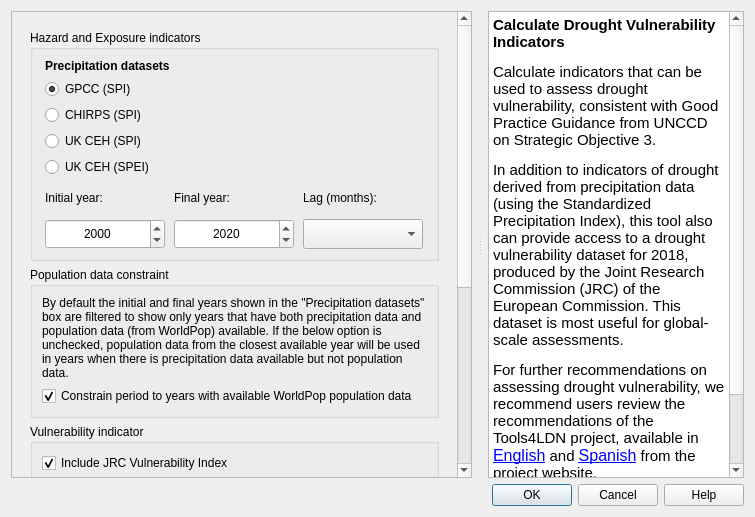
<?xml version="1.0" encoding="UTF-8"?>
<ui version="4.0">
 <class>DlgCalculateOneStep</class>
 <widget class="QDialog" name="DlgCalculateOneStep">
  <property name="geometry">
   <rect>
    <x>0</x>
    <y>0</y>
    <width>755</width>
    <height>517</height>
   </rect>
  </property>
  <property name="sizePolicy">
   <sizepolicy hsizetype="Fixed" vsizetype="Fixed">
    <horstretch>0</horstretch>
    <verstretch>0</verstretch>
   </sizepolicy>
  </property>
  <property name="windowTitle">
   <string>Calculate Precipitation Indices</string>
  </property>
  <property name="toolTip">
   <string>User notes associated with the executed task.</string>
  </property>
  <layout class="QVBoxLayout" name="verticalLayout">
   <item>
    <widget class="QSplitter" name="splitter">
     <property name="orientation">
      <enum>Qt::Horizontal</enum>
     </property>
     <property name="handleWidth">
      <number>16</number>
     </property>
     <widget class="QFrame" name="configurations">
      <property name="sizePolicy">
       <sizepolicy hsizetype="Expanding" vsizetype="Expanding">
        <horstretch>2</horstretch>
        <verstretch>0</verstretch>
       </sizepolicy>
      </property>
      <property name="frameShape">
       <enum>QFrame::NoFrame</enum>
      </property>
      <property name="frameShadow">
       <enum>QFrame::Raised</enum>
      </property>
      <layout class="QVBoxLayout" name="verticalLayout_3">
       <property name="leftMargin">
        <number>0</number>
       </property>
       <property name="topMargin">
        <number>0</number>
       </property>
       <property name="rightMargin">
        <number>0</number>
       </property>
       <property name="bottomMargin">
        <number>0</number>
       </property>
       <item>
        <widget class="QScrollArea" name="scrollArea">
         <property name="widgetResizable">
          <bool>true</bool>
         </property>
         <widget class="QWidget" name="scrollAreaWidgetContents">
          <property name="geometry">
           <rect>
            <x>0</x>
            <y>0</y>
            <width>456</width>
            <height>792</height>
           </rect>
          </property>
          <layout class="QVBoxLayout" name="verticalLayout_7">
           <item>
            <widget class="QFrame" name="setup_frame">
             <property name="frameShape">
              <enum>QFrame::NoFrame</enum>
             </property>
             <property name="frameShadow">
              <enum>QFrame::Raised</enum>
             </property>
             <layout class="QVBoxLayout" name="verticalLayout_4">
              <item>
               <widget class="QGroupBox" name="groupBox_baseline_period">
                <property name="sizePolicy">
                 <sizepolicy hsizetype="Minimum" vsizetype="Fixed">
                  <horstretch>0</horstretch>
                  <verstretch>0</verstretch>
                 </sizepolicy>
                </property>
                <property name="maximumSize">
                 <size>
                  <width>16777215</width>
                  <height>16777215</height>
                 </size>
                </property>
                <property name="title">
                 <string>Hazard and Exposure indicators</string>
                </property>
                <layout class="QGridLayout" name="gridLayout_8">
                 <item row="5" column="1">
                  <widget class="QLabel" name="label_3">
                   <property name="minimumSize">
                    <size>
                     <width>0</width>
                     <height>30</height>
                    </size>
                   </property>
                   <property name="text">
                    <string>Final year:</string>
                   </property>
                  </widget>
                 </item>
                 <item row="6" column="2">
                  <widget class="QComboBox" name="lag_cb">
                   <property name="minimumSize">
                    <size>
                     <width>0</width>
                     <height>30</height>
                    </size>
                   </property>
                   <property name="maximumSize">
                    <size>
                     <width>120</width>
                     <height>35</height>
                    </size>
                   </property>
                  </widget>
                 </item>
                 <item row="6" column="0">
                  <widget class="QDateEdit" name="year_initial_de">
                   <property name="sizePolicy">
                    <sizepolicy hsizetype="Minimum" vsizetype="Minimum">
                     <horstretch>0</horstretch>
                     <verstretch>0</verstretch>
                    </sizepolicy>
                   </property>
                   <property name="minimumSize">
                    <size>
                     <width>0</width>
                     <height>30</height>
                    </size>
                   </property>
                   <property name="maximumSize">
                    <size>
                     <width>120</width>
                     <height>35</height>
                    </size>
                   </property>
                   <property name="toolTip">
                    <string>Select the initial year, should be less than the final year.</string>
                   </property>
                   <property name="alignment">
                    <set>Qt::AlignCenter</set>
                   </property>
                   <property name="dateTime">
                    <datetime>
                     <hour>0</hour>
                     <minute>0</minute>
                     <second>0</second>
                     <year>2000</year>
                     <month>1</month>
                     <day>1</day>
                    </datetime>
                   </property>
                   <property name="displayFormat">
                    <string notr="true">yyyy</string>
                   </property>
                   <property name="date">
                    <date>
                     <year>2000</year>
                     <month>1</month>
                     <day>1</day>
                    </date>
                   </property>
                  </widget>
                 </item>
                 <item row="5" column="0">
                  <widget class="QLabel" name="label_10">
                   <property name="minimumSize">
                    <size>
                     <width>0</width>
                     <height>30</height>
                    </size>
                   </property>
                   <property name="font">
                    <font>
                     <weight>50</weight>
                     <bold>false</bold>
                    </font>
                   </property>
                   <property name="text">
                    <string>Initial year:</string>
                   </property>
                  </widget>
                 </item>
                 <item row="4" column="0" colspan="3">
                  <layout class="QGridLayout" name="gridLayout_2">
                   <item row="3" column="0">
                    <widget class="QRadioButton" name="precip_ukceh_spi_radio">
                     <property name="text">
                      <string>UK CEH (SPI)</string>
                     </property>
                    </widget>
                   </item>
                   <item row="1" column="0">
                    <widget class="QRadioButton" name="precip_gpcc_radio">
                     <property name="text">
                      <string>GPCC (SPI)</string>
                     </property>
                     <property name="checked">
                      <bool>true</bool>
                     </property>
                    </widget>
                   </item>
                   <item row="2" column="0">
                    <widget class="QRadioButton" name="precip_chirps_radio">
                     <property name="enabled">
                      <bool>true</bool>
                     </property>
                     <property name="text">
                      <string>CHIRPS (SPI)</string>
                     </property>
                     <property name="checkable">
                      <bool>true</bool>
                     </property>
                     <property name="checked">
                      <bool>false</bool>
                     </property>
                    </widget>
                   </item>
                   <item row="4" column="0">
                    <widget class="QRadioButton" name="precip_ukceh_spei_radio">
                     <property name="text">
                      <string>UK CEH (SPEI)</string>
                     </property>
                    </widget>
                   </item>
                   <item row="0" column="0">
                    <widget class="QLabel" name="label_2">
                     <property name="font">
                      <font>
                       <weight>75</weight>
                       <bold>true</bold>
                      </font>
                     </property>
                     <property name="text">
                      <string>Precipitation datasets</string>
                     </property>
                    </widget>
                   </item>
                  </layout>
                 </item>
                 <item row="6" column="1">
                  <widget class="QDateEdit" name="year_final_de">
                   <property name="sizePolicy">
                    <sizepolicy hsizetype="Minimum" vsizetype="Minimum">
                     <horstretch>0</horstretch>
                     <verstretch>0</verstretch>
                    </sizepolicy>
                   </property>
                   <property name="minimumSize">
                    <size>
                     <width>0</width>
                     <height>30</height>
                    </size>
                   </property>
                   <property name="maximumSize">
                    <size>
                     <width>120</width>
                     <height>35</height>
                    </size>
                   </property>
                   <property name="toolTip">
                    <string>Select the final year, should be great than the initial year</string>
                   </property>
                   <property name="alignment">
                    <set>Qt::AlignCenter</set>
                   </property>
                   <property name="displayFormat">
                    <string notr="true">yyyy</string>
                   </property>
                   <property name="date">
                    <date>
                     <year>2020</year>
                     <month>1</month>
                     <day>1</day>
                    </date>
                   </property>
                  </widget>
                 </item>
                 <item row="5" column="2">
                  <widget class="QLabel" name="label">
                   <property name="text">
                    <string>Lag (months):</string>
                   </property>
                  </widget>
                 </item>
                </layout>
               </widget>
              </item>
              <item>
               <widget class="QGroupBox" name="groupBox_population_constraint">
                <property name="title">
                 <string>Population data constraint</string>
                </property>
                <layout class="QGridLayout" name="gridLayout_population">
                 <item row="1" column="0">
                  <widget class="QCheckBox" name="constrain_to_population_cb">
                   <property name="text">
                    <string>Constrain period to years with available WorldPop population data</string>
                   </property>
                   <property name="checked">
                    <bool>true</bool>
                   </property>
                  </widget>
                 </item>
                 <item row="0" column="0">
                  <widget class="QLabel" name="label_4">
                   <property name="text">
                    <string>By default the initial and final years shown in the &quot;Precipitation datasets&quot; box are filtered to show only years that have both precipitation data and population data (from WorldPop) available. If the below option is unchecked, population data from the closest available year will be used in years when there is precipitation data available but not population data.</string>
                   </property>
                   <property name="wordWrap">
                    <bool>true</bool>
                   </property>
                  </widget>
                 </item>
                </layout>
               </widget>
              </item>
              <item>
               <widget class="QGroupBox" name="groupBox_3">
                <property name="title">
                 <string>Vulnerability indicator</string>
                </property>
                <layout class="QGridLayout" name="gridLayout">
                 <item row="0" column="0">
                  <widget class="QCheckBox" name="checkBox">
                   <property name="text">
                    <string>Include JRC Vulnerability Index</string>
                   </property>
                   <property name="checked">
                    <bool>true</bool>
                   </property>
                  </widget>
                 </item>
                </layout>
               </widget>
              </item>
             </layout>
            </widget>
           </item>
           <item>
            <layout class="QHBoxLayout" name="horizontalLayout">
             <property name="leftMargin">
              <number>5</number>
             </property>
             <property name="rightMargin">
              <number>9</number>
             </property>
             <property name="bottomMargin">
              <number>4</number>
             </property>
             <item>
              <widget class="QLabel" name="region_la">
               <property name="toolTip">
                <string>The current selected region of interest</string>
               </property>
               <property name="text">
                <string/>
               </property>
               <property name="wordWrap">
                <bool>true</bool>
               </property>
              </widget>
             </item>
             <item>
              <widget class="QPushButton" name="region_button">
               <property name="toolTip">
                <string>&lt;html&gt;&lt;head/&gt;&lt;body&gt;&lt;p&gt;Opens settings dialog in order to change region of interest.&lt;/p&gt;&lt;/body&gt;&lt;/html&gt;</string>
               </property>
               <property name="text">
                <string>Change region</string>
               </property>
              </widget>
             </item>
            </layout>
           </item>
           <item>
            <widget class="QLabel" name="execution_name_la">
             <property name="text">
              <string>Execution name:</string>
             </property>
            </widget>
           </item>
           <item>
            <widget class="QLineEdit" name="execution_name_le">
             <property name="toolTip">
              <string>&lt;html&gt;&lt;head/&gt;&lt;body&gt;&lt;p&gt;Input for the name that will be assigned to the execution task, if not filled the algorithm name will be used as the task name.&lt;/p&gt;&lt;/body&gt;&lt;/html&gt;</string>
             </property>
            </widget>
           </item>
           <item>
            <widget class="QLabel" name="task_notes_la">
             <property name="text">
              <string>Notes:</string>
             </property>
            </widget>
           </item>
           <item>
            <widget class="QTextEdit" name="task_notes">
             <property name="sizePolicy">
              <sizepolicy hsizetype="Expanding" vsizetype="Minimum">
               <horstretch>0</horstretch>
               <verstretch>0</verstretch>
              </sizepolicy>
             </property>
             <property name="minimumSize">
              <size>
               <width>0</width>
               <height>0</height>
              </size>
             </property>
             <property name="maximumSize">
              <size>
               <width>16777215</width>
               <height>100</height>
              </size>
             </property>
             <property name="toolTip">
              <string>User notes associated with the executed task.</string>
             </property>
            </widget>
           </item>
           <item>
            <spacer name="verticalSpacer">
             <property name="orientation">
              <enum>Qt::Vertical</enum>
             </property>
             <property name="sizeHint" stdset="0">
              <size>
               <width>20</width>
               <height>81</height>
              </size>
             </property>
            </spacer>
           </item>
          </layout>
         </widget>
        </widget>
       </item>
      </layout>
     </widget>
     <widget class="QTextBrowser" name="alg_help">
      <property name="sizePolicy">
       <sizepolicy hsizetype="Expanding" vsizetype="Expanding">
        <horstretch>0</horstretch>
        <verstretch>0</verstretch>
       </sizepolicy>
      </property>
      <property name="accessibleName">
       <string/>
      </property>
      <property name="html">
       <string>&lt;!DOCTYPE HTML PUBLIC &quot;-//W3C//DTD HTML 4.0//EN&quot; &quot;http://www.w3.org/TR/REC-html40/strict.dtd&quot;&gt;
&lt;html&gt;&lt;head&gt;&lt;meta name=&quot;qrichtext&quot; content=&quot;1&quot; /&gt;&lt;style type=&quot;text/css&quot;&gt;
p, li { white-space: pre-wrap; }
&lt;/style&gt;&lt;/head&gt;&lt;body style=&quot; font-family:'MS Shell Dlg 2'; font-size:9.75pt; font-weight:400; font-style:normal;&quot;&gt;
&lt;p style=&quot; margin-top:16px; margin-bottom:12px; margin-left:0px; margin-right:0px; -qt-block-indent:0; text-indent:0px;&quot;&gt;&lt;span style=&quot; font-family:'Ubuntu'; font-size:11pt; font-weight:600;&quot;&gt;Calculate Drought Vulnerability Indicators&lt;/span&gt;&lt;/p&gt;
&lt;p style=&quot; margin-top:12px; margin-bottom:12px; margin-left:0px; margin-right:0px; -qt-block-indent:0; text-indent:0px;&quot;&gt;&lt;span style=&quot; font-family:'Ubuntu'; font-size:11pt;&quot;&gt;Calculate indicators that can be used to assess drought vulnerability, consistent with Good Practice Guidance from UNCCD on Strategic Objective 3.&lt;/span&gt;&lt;/p&gt;
&lt;p style=&quot; margin-top:12px; margin-bottom:12px; margin-left:0px; margin-right:0px; -qt-block-indent:0; text-indent:0px;&quot;&gt;&lt;span style=&quot; font-family:'Ubuntu'; font-size:11pt;&quot;&gt;In addition to indicators of drought derived from precipitation data (using the Standardized Precipitation Index), this tool also can provide access to a drought vulnerability dataset for 2018, produced by the Joint Research Commission (JRC) of the European Commission. This dataset is most useful for global-scale assessments.&lt;/span&gt;&lt;/p&gt;
&lt;p style=&quot; margin-top:12px; margin-bottom:12px; margin-left:0px; margin-right:0px; -qt-block-indent:0; text-indent:0px;&quot;&gt;&lt;span style=&quot; font-family:'Ubuntu'; font-size:11pt;&quot;&gt;For further recommendations on assessing drought vulnerability, we recommend users review the recommendations of the Tools4LDN project, available in &lt;/span&gt;&lt;a href=&quot;https://static1.squarespace.com/static/5dffad039a288739c6ae0b85/t/6033f28abca1996aedc492d5/1614017200233/ci-4-Tools4LDN2-FNL+web.pdf&quot;&gt;&lt;span style=&quot; font-size:12pt; text-decoration: underline; color:#0000ff;&quot;&gt;English&lt;/span&gt;&lt;/a&gt;&lt;span style=&quot; font-family:'Ubuntu'; font-size:11pt;&quot;&gt; and &lt;/span&gt;&lt;a href=&quot;https://static1.squarespace.com/static/5dffad039a288739c6ae0b85/t/60f08dd4d2de6f76157bb62b/1626377693923/ci-3-Tools4LDN2-SPN_WebUpdate.pdf&quot;&gt;&lt;span style=&quot; font-size:12pt; text-decoration: underline; color:#0000ff;&quot;&gt;Spanish&lt;/span&gt;&lt;/a&gt;&lt;span style=&quot; font-family:'Ubuntu'; font-size:11pt;&quot;&gt; from the project website.&lt;/span&gt;&lt;/p&gt;
&lt;p style=&quot;-qt-paragraph-type:empty; margin-top:12px; margin-bottom:12px; margin-left:0px; margin-right:0px; -qt-block-indent:0; text-indent:0px; font-family:'Ubuntu'; font-size:11pt;&quot;&gt;&lt;br /&gt;&lt;/p&gt;
&lt;p style=&quot; margin-top:12px; margin-bottom:12px; margin-left:0px; margin-right:0px; -qt-block-indent:0; text-indent:0px;&quot;&gt;&lt;a href=&quot;https://docs.trends.earth/en/latest/for_users/features/unccdreporting.html#unccd-strategic-objective-3-so-3&quot;&gt;&lt;span style=&quot; font-family:'Ubuntu'; font-size:11pt; text-decoration: underline; color:#0000ff;&quot;&gt;More information on assessing drought vulnerability&lt;/span&gt;&lt;/a&gt;&lt;/p&gt;&lt;/body&gt;&lt;/html&gt;</string>
      </property>
      <property name="openExternalLinks">
       <bool>true</bool>
      </property>
      <property name="openLinks">
       <bool>true</bool>
      </property>
     </widget>
    </widget>
   </item>
   <item>
    <widget class="QDialogButtonBox" name="button_box">
     <property name="orientation">
      <enum>Qt::Horizontal</enum>
     </property>
     <property name="standardButtons">
      <set>QDialogButtonBox::Cancel|QDialogButtonBox::Help|QDialogButtonBox::Ok</set>
     </property>
    </widget>
   </item>
  </layout>
 </widget>
 <resources/>
 <connections>
  <connection>
   <sender>button_box</sender>
   <signal>accepted()</signal>
   <receiver>DlgCalculateOneStep</receiver>
   <slot>accept()</slot>
   <hints>
    <hint type="sourcelabel">
     <x>692</x>
     <y>792</y>
    </hint>
    <hint type="destinationlabel">
     <x>683</x>
     <y>-14</y>
    </hint>
   </hints>
  </connection>
  <connection>
   <sender>button_box</sender>
   <signal>rejected()</signal>
   <receiver>DlgCalculateOneStep</receiver>
   <slot>reject()</slot>
   <hints>
    <hint type="sourcelabel">
     <x>599</x>
     <y>795</y>
    </hint>
    <hint type="destinationlabel">
     <x>552</x>
     <y>-20</y>
    </hint>
   </hints>
  </connection>
 </connections>
</ui>
